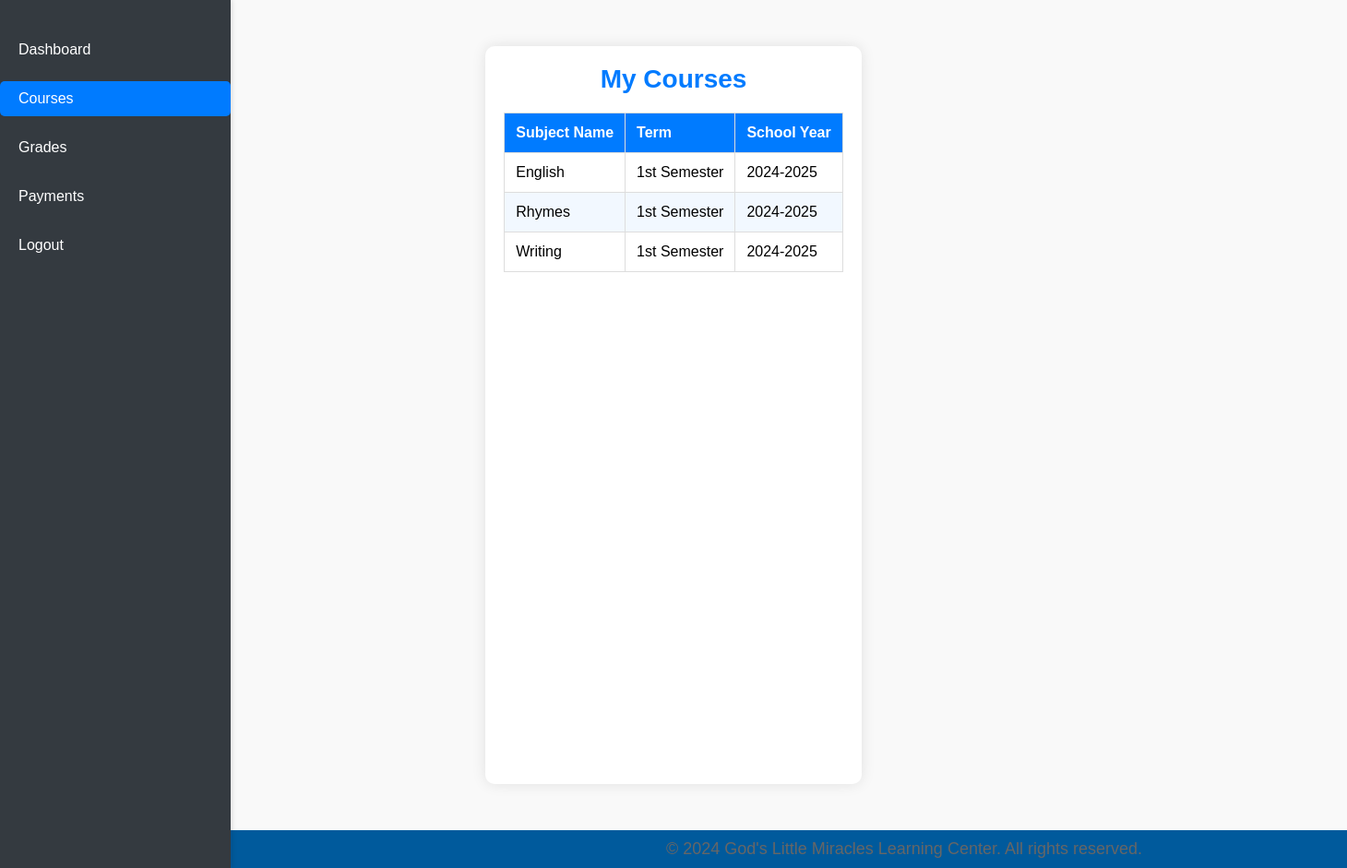
/student/view_courses.php (signed in), run on the app's committed database.
### tables this page shows
CREATE TABLE `offerings` (
  `OfferingID` int(11) NOT NULL,
  `SubjectID` int(11) DEFAULT NULL,
  `Term` varchar(50) DEFAULT NULL,
  `SchoolYear` varchar(9) DEFAULT NULL,
  `ScheduleDetails` varchar(255) DEFAULT NULL
);

CREATE TABLE `subjects` (
  `SubjectID` int(11) NOT NULL,
  `SubjectName` varchar(100) DEFAULT NULL,
  `Description` text DEFAULT NULL,
  `SubjectSchoolLevel` varchar(255) DEFAULT NULL,
  `IsActive` tinyint(1) DEFAULT 1,
  `CreatedAt` timestamp NOT NULL DEFAULT current_timestamp(),
  `UpdatedAt` timestamp NOT NULL DEFAULT current_timestamp() ON UPDATE current_timestamp()
);

### student/view_courses.php (the view, shortened to what this page needs)
<?php
require_once '../includes/config.php';
$studentID = $_SESSION['student_id'];
$courses = [];
try {
    $sql = "SELECT s.SubjectName, o.Term, o.SchoolYear
            FROM subjects s
            JOIN offerings o ON s.SubjectID = o.SubjectID
            JOIN enrollment e ON e.OfferingID = o.OfferingID
            WHERE e.StudentID = :studentID
            ORDER BY o.SchoolYear, o.Term, s.SubjectName";
    $stmt = $pdo->prepare($sql);
    $stmt->bindParam(':studentID', $studentID);
    $stmt->execute();
    $courses = $stmt->fetchAll(PDO::FETCH_ASSOC);
} catch (PDOException $e) {
    die("ERROR: Could not connect. " . $e->getMessage());
}
include 'sidebar.php';
?>
<!DOCTYPE html>
<html lang="en">
<head>
</head>
<body>
<div class="main-content">
    <h1>My Courses</h1>
    <?php if (count($courses) > 0): ?>
        <table>
            <thead>
                <tr>
                    <th>Subject Name</th>
                    <th>Term</th>
                    <th>School Year</th>
                </tr>
            </thead>
            <tbody>
                <?php foreach ($courses as $course): ?>
                    <tr>
                        <td><?= htmlspecialchars($course['SubjectName']); ?></td>
                        <td><?= htmlspecialchars($course['Term']); ?></td>
                        <td><?= htmlspecialchars($course['SchoolYear']); ?></td>
                    </tr>
                <?php endforeach; ?>
            </tbody>
        </table>
    <?php else: ?>
        <p>No courses found.</p>
    <?php endif; ?>
</div>
<?php include '../includes/footer.php'; ?>
</body>
</html>

### css/sidebar_style.css (style rules this page uses)
* { margin: 0; padding: 0; box-sizing: border-box; }
body { font-family: Arial, sans-serif; background-color: #f4f4f4; }
.main-content { margin-left: 250px; padding: 20px; min-height: 100vh; background-color: #fff; position: relative; z-index: 1; }

### student/sidebar.php (style rules this page uses)
body { font-family: Arial, sans-serif; margin: 0; padding: 0; display: flex; min-height: 100vh; flex-direction: column; }

### student/view_courses.php (style rules this page uses)
body { font-family: Arial, sans-serif; margin: 0; padding: 0; background-color: #f9f9f9; }
.main-content { margin-left: 250px; padding: 20px; background-color: #fff; box-shadow: 0 0 15px rgba(0, 0, 0, 0.1); border-radius: 10px; max-width: 1200px; margin: 50px auto; }
h1 { color: #007BFF; text-align: center; font-size: 28px; margin-bottom: 20px; }
table { width: 100%; border-collapse: collapse; margin-top: 20px; font-size: 16px; }
th, td { border: 1px solid #ddd; padding: 12px; text-align: left; word-wrap: break-word; }
th { background-color: #007BFF; color: white; }
tr:nth-child(even) { background-color: #f2f8ff; }

### data on the page
offerings: SubjectID.SubjectName "English", Term "1st Semester", SchoolYear "2024-2025"
offerings: SubjectID.SubjectName "Rhymes", Term "1st Semester", SchoolYear "2024-2025"
offerings: SubjectID.SubjectName "Writing", Term "1st Semester", SchoolYear "2024-2025"
